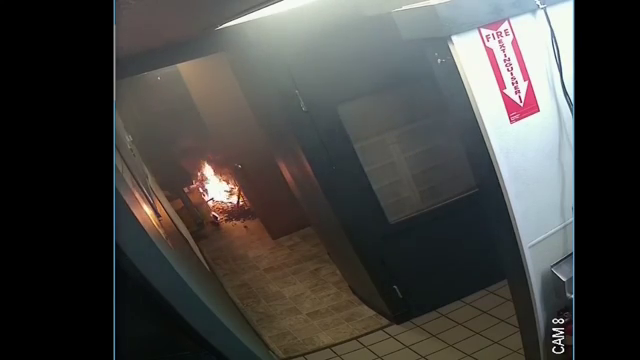
#> input picture test.png, 640 x 360 px; its folder holds only this picture in this run
$ python -i brightSet.py   (imports and definitions only)   (older library calls are emulated)
#> lines starting #> are read from the running program, lines starting #| are printed output that depends on the picture; after the words box and inside, x2 and y2 are one past the last pixel; in counts of white or black regions, pixels touching at a corner belong together
#> further down, picture is the input picture: shape (360, 640, 3); mean B, G, R 65.5, 67.9, 68.8
import numpy as np
import cv2
import twilio_sms

class Unbuffered(object):
   def __init__(self, stream):
       self.stream = stream
   def write(self, data):
       self.stream.write(data)
       self.stream.flush()
   def writelines(self, datas):
       self.stream.writelines(datas)
       self.stream.flush()
   def __getattr__(self, attr):
       return getattr(self.stream, attr)

import sys
sys.stdout = Unbuffered(sys.stdout)


prevLoc = None
prevRad = None

prevFlameSize = 0
sizeUpdateInterval = 5000

abnormalConst = 4.0

picSaveCount = 0

abNormInital = True

alreadySentText = False

# [30 lines left out: function abnormalRateChange, not called in this run]

def analyzeSize(frame):
	gray_frame = cv2.cvtColor(frame,cv2.COLOR_BGR2GRAY)
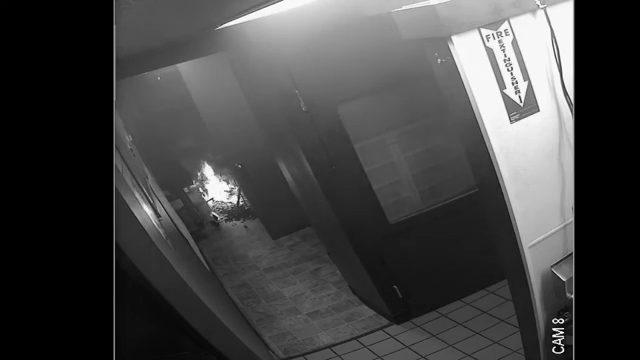
#> gray_frame: shape (360, 640); min 0, max 255, mean 67.9
	ret,thresh = cv2.threshold(gray_frame,127,255,cv2.THRESH_BINARY)
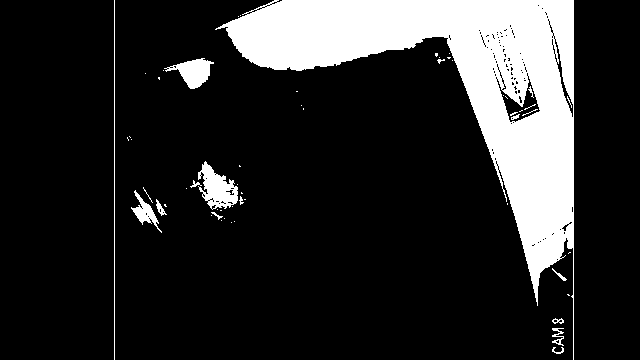
#> thresh: shape (360, 640); 16.6% white; 57 white regions (42 under 20 px)
	_,contours,hierarchy = cv2.findContours(thresh, 1, 2)
#> contours = 208 contours, 196 with area under 20; largest, box (x1, y1, x2, y2) and area: (215, 0, 574, 360) 35521, (198, 161, 238, 210) 1012, (496, 75, 541, 123) 808, (164, 58, 214, 89) 706, (131, 190, 162, 233) 334

	maxSize = float('-inf')
	for cnt in contours:
		if cv2.contourArea(cnt) > maxSize:
			maxSize = cv2.contourArea(cnt)
#> this loop made 208 passes
#> maxSize on passes 1, 3, 50, 56, 69, 207: 17.5, 52, 55, 334, 1011.5, 35521
#> cnt on passes 7, 9, 10, 12, 13, 14: [[567, 294], [568, 295], [569, 295], [568, 294]], [[556, 259], [557, 258], [558, 259], [557, 260]], [[569, 252], [568, 253], [569, 252], [570, 252]], [[533, 244], [534, 243], [535, 244], [534, 245]], [[537, 242], [538, 241], [539, 242], [538, 243]], [[539, 241], [540, 240], [541, 241], [540, 242]]
#> after the loop, maxSize = 35521

	cv2.imshow('thresh',thresh)

	return maxSize

# [75 lines left out: functions insideExistingBox, findMaxBrightness, not called in this run]

>>> import cv2
>>> picture = cv2.imread('../test.png')
>>> result = analyzeSize(picture)
#> result = 35521
